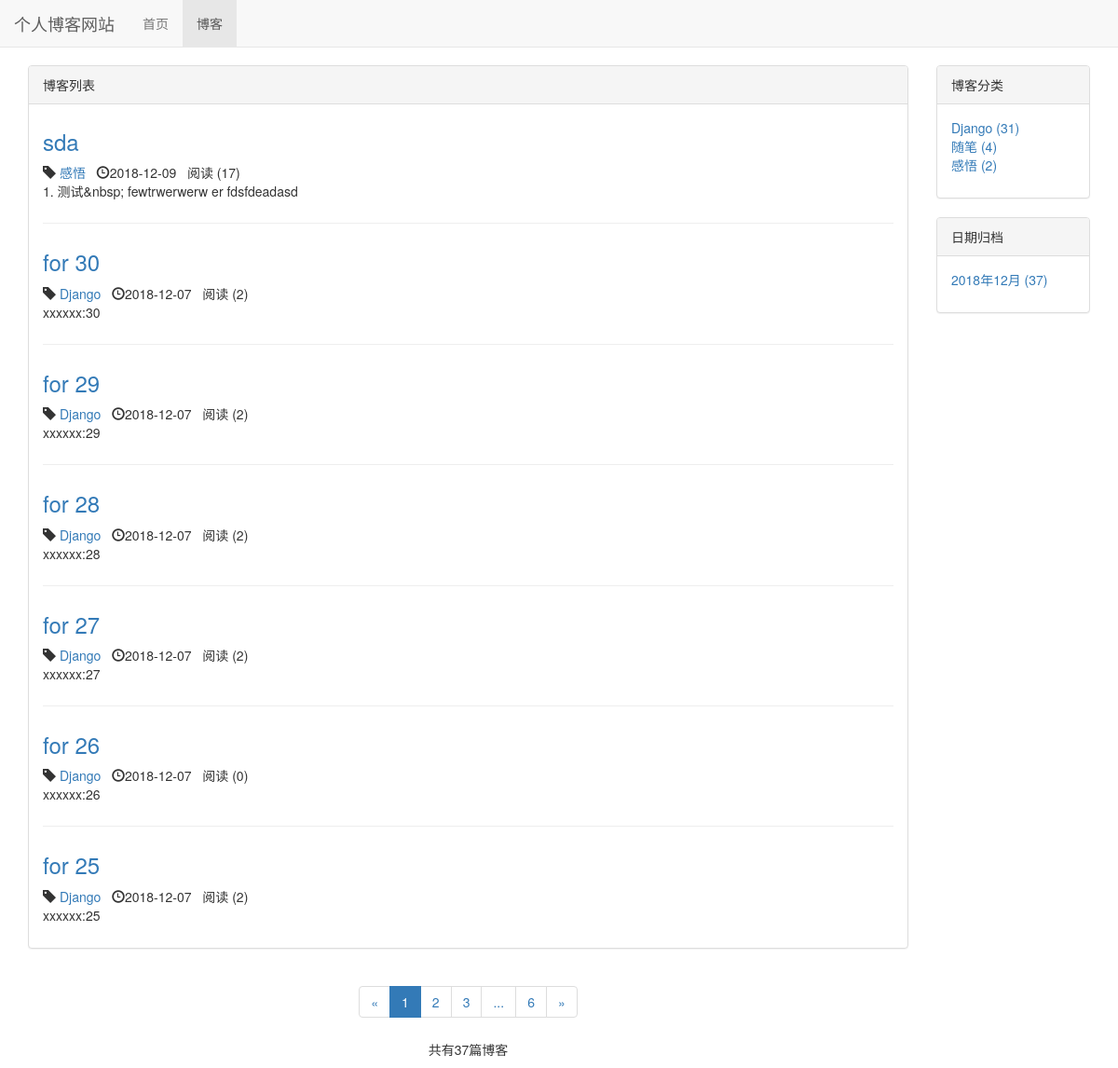
The page /blog/ on the database as committed earlier.
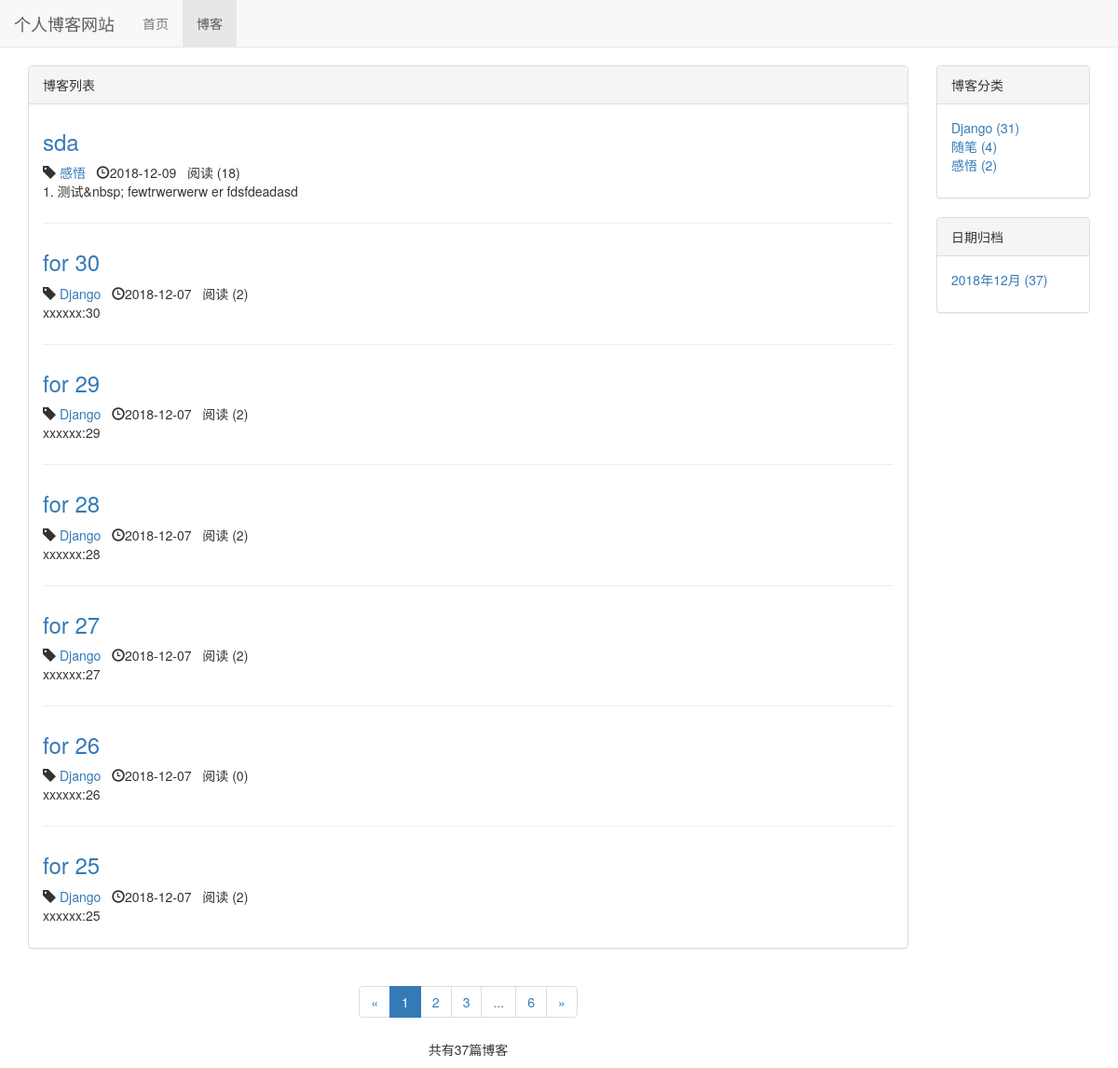
The same page on the database as committed later.
### blog/models.py (models this page shows, shortened)
class Blog(models.Model,ReadNumExpandMethod):
    title = models.CharField(max_length=50)
    blog_type = models.ForeignKey(BlogType,on_delete=models.DO_NOTHING) # 删除博客对博客类型无影响  多对一
    content = RichTextUploadingField()
    author = models.ForeignKey(User,on_delete=models.DO_NOTHING)
    read_details = GenericRelation(ReadDetail) # 反向关联到ReadDetail    关联以后直接 blog.read_details.all()就能查看该博客所有readdetail
    created_time = models.DateTimeField(auto_now_add=True)
    last_updated_time = models.DateTimeField(auto_now=True)
    class Meta:
        ordering = ['-created_time']  # 按时间排序  最新的在最前

class BlogType (models.Model):
    type_name = models.CharField(max_length=15)
    def __str__ (self):  #让文章选择分类时能看到分类名
        return self.type_name
    def blog_count(self):
        return self.blog_set.count()  # blog_set 反向获取被关联外键的model（模型名称小写加_set）

### read_statistics/models.py (models this page shows)
class ReadNum(models.Model):
    read_num = models.IntegerField(default=0) # 阅读次数
    content_type = models.ForeignKey(ContentType, on_delete=models.DO_NOTHING) # models.CASCADE 删除阅读次数会删除博客   DO_NOTHING  删除阅读次数对应博客本身无影响
    object_id = models.PositiveIntegerField()
    content_object = GenericForeignKey('content_type', 'object_id')

### blog/views.py (the view)
# urls.py: path('',views.blog_list,name="blog_list"),
def blog_list(request):
    blogs_all_list=Blog.objects.all()
    context = {}
    context = get_blog_list_common_date(request,blogs_all_list)
    return render( request,'blog/blog_list.html',context)

### read_statistics/models.py (called while the page is built)
    def get_read_num(self):   # 新增得到阅读数的方法
        try:                 # 会先完成try中的代码 如果完成中发生获取不到的错误 执行后一条
            ct = ContentType.objects.get_for_model(self) # 获取关联到Blog的 ContentType 实例
            readnum = ReadNum.objects.get(content_type = ct ,object_id = self.pk)  # 获得所有关联到Blog ， id值= self.pk 这个blog的 ReadNum
            return readnum.read_num    # 查看这一条记录的阅读次数
        except exceptions.ObjectDoesNotExist:  # except Exception as e  不管什么错误都会获取
            return 0                        # exceptions.ObjectDoesNotExist  记录不存在的错误返回 0

### blog/templates/blog/blog_list.html (shortened to what the changed rows need)
{% extends 'base.html' %}
{% load staticfiles %}
{% block header_extends %}
    <link rel="stylesheet" href= "{% static 'blog/blog.css' %}" >
{% endblock %}
{% block content %}
    <div class="container">
        <div class="row">
            <div class=" col-xs-12 col-sm-8 col-md-9 col-lg-10">
                <div class="panel panel-default">
                    <div class="panel-body">
                        {% for blog in blogs %}
                            <div class="blog">
                                <h3><a href="{% url 'blog_detail' blog.pk %}">{{ blog.title }}</a></h3>
                                    <p class="blog-info">
                                        <span class="glyphicon glyphicon-tag"></span>
                                         <a href="{% url 'blogs_with_type' blog.blog_type.pk %}"> {{ blog.blog_type }}</a>&nbsp;&nbsp;
                                        <span class="glyphicon glyphicon-time"></span>{{ blog.created_time|date:"Y-m-d"}}&nbsp;&nbsp;
                                        阅读 ({{ blog.get_read_num }})
                                    </p>
                                <p>{{ blog.content|striptags|truncatechars:60}}</p>
                            </div>
                        {% empty %}
                            <div class="blog">
                                <p> <h3>暂无博客，敬请期待</h3></p>
                            </div>
                        {% endfor %}
                    </div>
                </div>
            </div>
        </div>
    </div>
{% endblock %}

Rows that differ between the two databases and show on the page:
changed through a linked row, Blog "sda": get_read_num "17" → "18"
